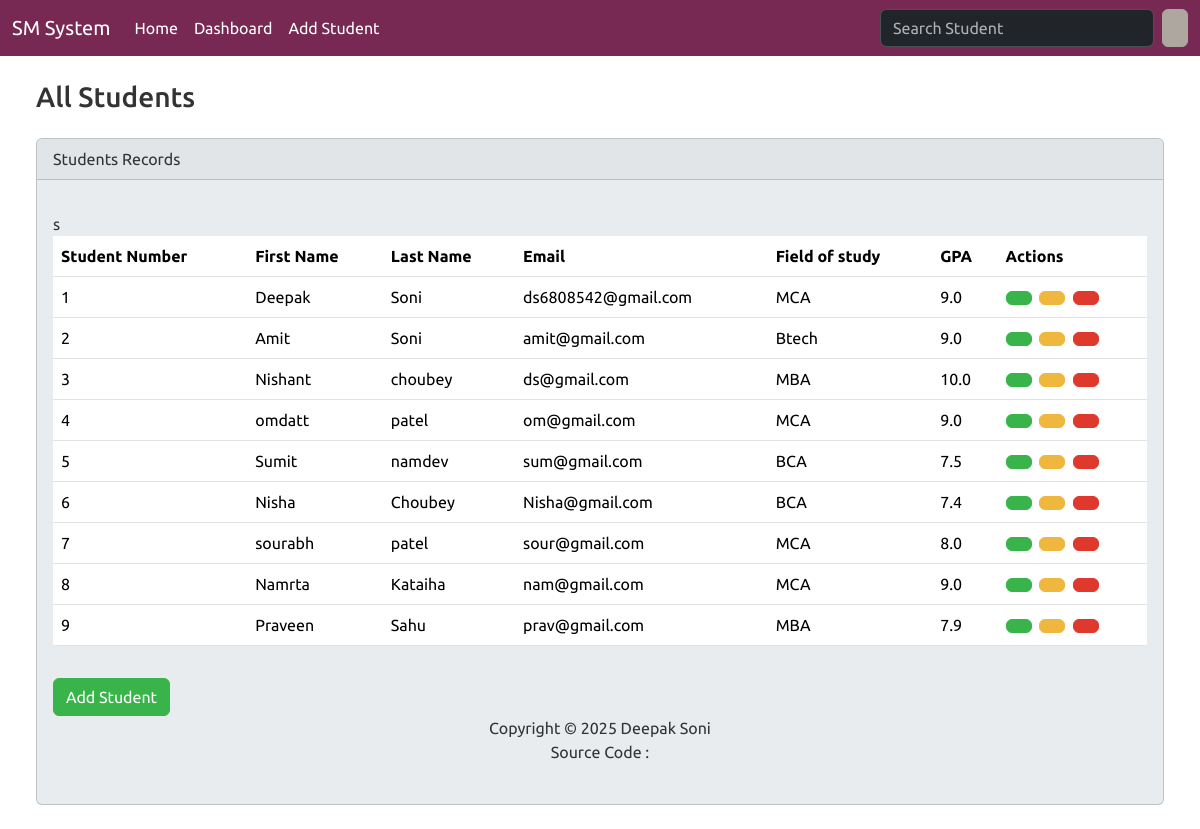
/index, run on the app's committed database.
### students/models.py (models this page shows, shortened)
class Student(models.Model):
    student_number = models.PositiveIntegerField()
    first_name = models.CharField(max_length=50)
    last_name = models.CharField(max_length=50)
    email = models.EmailField(max_length=100)
    field_of_study = models.CharField(max_length=50)
    gpa = models.FloatField()

### students/views.py (the view)
# urls.py: path('index' , views.index , name='index'),
def index(request):
    query = request.GET.get('q')  # Get the search query from the URL parameters
    if query:  # Check if there's a search query
        students = Student.objects.filter(
            Q(first_name__icontains=query) |  # Case-insensitive partial match for first name
            Q(last_name__icontains=query) |  # Case-insensitive partial match for last name
            Q(student_number__icontains=query) |  # Case-insensitive partial match for student number
            Q(field_of_study__icontains=query)  # Case-insensitive partial match for field of study
        )
    else:
        students = Student.objects.all()
    return render(request, 'students/index.html', {
        'students': students,
        'query': query,  # Pass the query back to the template for the search box value
    })

### students/templates/students/index.html (shortened to what this page needs)
{% extends "students/base.html" %}
{% block body %}
<div class="container-fluid">
  {% if students %}
  {% if query %}
                <h3 class="m-4">Search Results for "{{ query }}"</h3>
            {% else %}
    <h3 class="m-4">All Students</h3>
    {% endif %}
    <div class="row">
        <div class="col-12">
          <div class="card bg-light ms-4 me-4 mb-4" style="max-width: 100%;" bis_skin_checked="1">
            <div class="card-header" bis_skin_checked="1">Students Records</div>
            <div class="card-body" bis_skin_checked="1">
              <p class="card-text">
                <div class="table-responsive">
                  <table class="table table-hover">
                    <thead>
                      <tr>
                        <th scope="col">Student Number</th>
                        <th scope="col">First Name</th>
                        <th scope="col">Last Name</th>
                        <th scope="col">Email</th>
                        <th scope="col">Field of study</th>
                        <th scope="col">GPA</th>
                        <th scope="col">Actions</th>
                      </tr>
                    </thead>
                    <tbody>
                      {% for student in students %}
                        <tr>
                          <td>{{student.student_number}}</td>
                          <td>{{student.first_name}}</td>
                          <td>{{student.last_name}}</td>
                          <td>{{student.email }}</td>
                          <td>{{student.field_of_study }}</td>
                          <td>{{student.gpa }}</td>
                          <td>
                            <a href="{% url 'view_student' student.id %}" class="btn btn-success me-1" data-bs-toggle="modal" data-bs-target="#mymodal{{ student.id }}">
                          </a>
                          <a href="{% url 'edit' student.id %}" class="btn btn-warning me-1"></a>
                          <a href="" type="button" class="btn btn-danger"  data-bs-toggle="modal" data-bs-target="#delete{{student.id}}"></a>
                          </td>
                        </tr>
                      {% endfor %}s
                    </tbody>
                  </table>
                </div>
              </p>
{% endif %}
<a type="button" class="btn btn-success" href="{% url 'add'%}">Add Student  </a>
{% endblock body %}

### students/templates/students/base.html (shortened to what this page needs)
{% load static%}
<!DOCTYPE html>
<html lang="en">
<head>
    <link rel="stylesheet" href="{% static 'css/bootstrap.min.css'%}" rel="stylesheet">
    <link href="https://cdn.jsdelivr.net/npm/remixicon@3.5.0/fonts/remixicon.css" rel="stylesheet">
</head>
<body class="d-flex flex-column min-vh-100">
    <nav class="navbar navbar-expand-lg bg-dark" data-bs-theme="dark">
        <div class="container-fluid" bis_skin_checked="1">
          <a class="navbar-brand" href="{% url 'home'%}">  SM System</a>
          <div class="collapse navbar-collapse" id="navbarColor01" bis_skin_checked="1">
            <ul class="navbar-nav me-auto">
              <li class="nav-item">
                <a class="nav-link active" href="{% url 'home'%}">Home</a>
              </li>
              <li class="nav-item">
                <a class="nav-link active" href="{% url 'index'%}">  Dashboard
                </a>
              </li>
              <li class="nav-item">
                <a class="nav-link active" href="{% url 'add'%}">Add Student</a>
              </li>
            </ul>
            <form class="d-flex">
              <input class="form-control me-sm-2" type="search" name="q" placeholder="Search Student" {% if query %}value="{{ query }}"{% endif %}>
              <button class="btn btn-secondary my-2 my-sm-0" type="submit"></button>
            </form>
          </div>
        </div>
      </nav>
{% block body %}
{% endblock body %}
<footer class="mt-auto mb-4">
<div class="text-center">
    <span>
        Copyright &copy; <script>document.write(new Date().getFullYear())</script> Deepak Soni
    </span>
    <br>
    Source Code :
</div>
</footer>
</body>
</html>

### data on the page
Student: student_number "1", first_name "Deepak", last_name "Soni", email "ds6808542@gmail.com", field_of_study "MCA", gpa "9.0"
Student: student_number "2", first_name "Amit", last_name "Soni", email "amit@gmail.com", field_of_study "Btech", gpa "9.0"
Student: student_number "3", first_name "Nishant", last_name "choubey", email "ds@gmail.com", field_of_study "MBA", gpa "10.0"
Student: student_number "4", first_name "omdatt", last_name "patel", email "om@gmail.com", field_of_study "MCA", gpa "9.0"
Student: student_number "5", first_name "Sumit", last_name "namdev", email "sum@gmail.com", field_of_study "BCA", gpa "7.5"
Student: student_number "6", first_name "Nisha", last_name "Choubey", email "Nisha@gmail.com", field_of_study "BCA", gpa "7.4"
Student: student_number "7", first_name "sourabh", last_name "patel", email "sour@gmail.com", field_of_study "MCA", gpa "8.0"
Student: student_number "8", first_name "Namrta", last_name "Kataiha", email "nam@gmail.com", field_of_study "MCA", gpa "9.0"
Student: student_number "9", first_name "Praveen", last_name "Sahu", email "prav@gmail.com", field_of_study "MBA", gpa "7.9"
